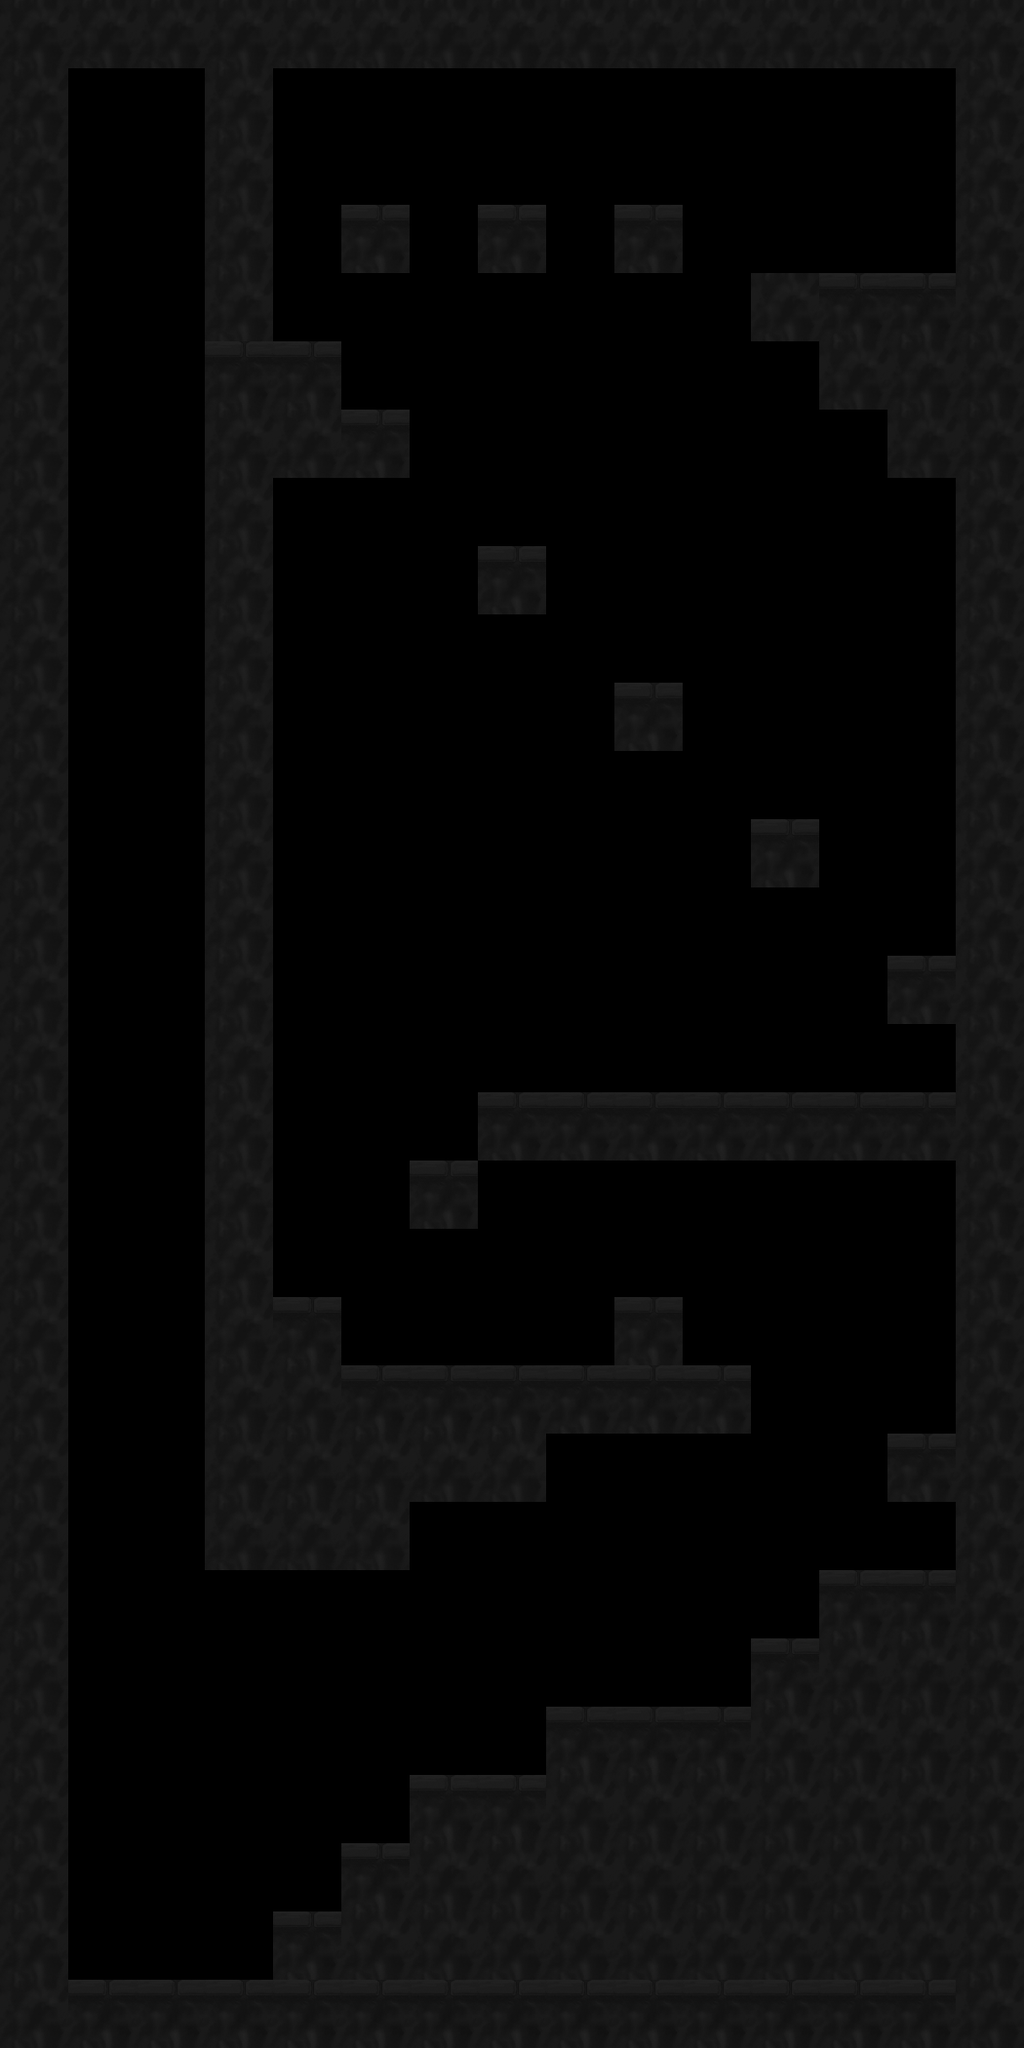

Below is a game level as drawn by its tile map, then a one-line description and the .tmx that defines it (tile-layer data replaced by summaries):
An orthogonal 15x30 tile map with 70x70 px tiles, 2 tile layers (background, Tile Layer 2) and 2 objects (pipe).

<map version="1.0" orientation="orthogonal" width="15" height="30" tilewidth="70" tileheight="70">
 <properties>
  <property name="size" value="0.5" />
 </properties>
 <tileset firstgid="1" name="tiles_map" tilewidth="70" tileheight="70">
  <image source="../images/tiles_map.png" trans="000000" width="700" height="210" />
 </tileset>
 <layer name="background" width="15" height="30">
  <data>[450 cells, 0 non-empty, 0 distinct tile ids]</data>
 </layer>
 <layer name="Tile Layer 2" width="15" height="30">
  <data>[450 cells, 186 non-empty, 2 distinct tile ids]</data>
 </layer>
 <objectgroup name="data" width="15" height="30">
  <object x="2520" y="700" />
  <object name="pipeLevel4" type="pipe" x="910" y="210" width="70" height="70">
   <properties>
    <property name="select" value="level5.tmx" />
   </properties>
  </object>
 </objectgroup>
</map>
